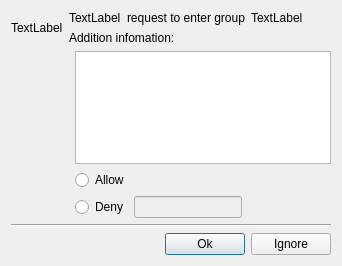
<?xml version="1.0" encoding="UTF-8"?>
<ui version="4.0">
 <class>QQGroupRequestDlg</class>
 <widget class="QDialog" name="QQGroupRequestDlg">
  <property name="geometry">
   <rect>
    <x>0</x>
    <y>0</y>
    <width>342</width>
    <height>266</height>
   </rect>
  </property>
  <property name="windowTitle">
   <string>Dialog</string>
  </property>
  <layout class="QVBoxLayout" name="verticalLayout_3">
   <item>
    <layout class="QHBoxLayout" name="horizontalLayout_2">
     <item>
      <widget class="QLabel" name="lbl_avatar_">
       <property name="text">
        <string>TextLabel</string>
       </property>
      </widget>
     </item>
     <item>
      <layout class="QVBoxLayout" name="verticalLayout">
       <item>
        <layout class="QHBoxLayout" name="horizontalLayout">
         <item>
          <widget class="QLabel" name="lbl_request_name_">
           <property name="text">
            <string>TextLabel</string>
           </property>
          </widget>
         </item>
         <item>
          <widget class="QLabel" name="label_3">
           <property name="text">
            <string>request to enter group</string>
           </property>
          </widget>
         </item>
         <item>
          <widget class="QLabel" name="lbl_group_name_">
           <property name="text">
            <string>TextLabel</string>
           </property>
          </widget>
         </item>
        </layout>
       </item>
       <item>
        <widget class="QLabel" name="label_5">
         <property name="text">
          <string>Addition infomation:</string>
         </property>
        </widget>
       </item>
      </layout>
     </item>
     <item>
      <spacer name="horizontalSpacer">
       <property name="orientation">
        <enum>Qt::Horizontal</enum>
       </property>
       <property name="sizeHint" stdset="0">
        <size>
         <width>40</width>
         <height>20</height>
        </size>
       </property>
      </spacer>
     </item>
    </layout>
   </item>
   <item>
    <layout class="QHBoxLayout" name="horizontalLayout_5">
     <item>
      <spacer name="horizontalSpacer_4">
       <property name="orientation">
        <enum>Qt::Horizontal</enum>
       </property>
       <property name="sizeHint" stdset="0">
        <size>
         <width>40</width>
         <height>20</height>
        </size>
       </property>
      </spacer>
     </item>
     <item>
      <layout class="QVBoxLayout" name="verticalLayout_2">
       <item>
        <widget class="QPlainTextEdit" name="pte_msg_"/>
       </item>
       <item>
        <widget class="QRadioButton" name="rb_allow_">
         <property name="text">
          <string>Allow</string>
         </property>
        </widget>
       </item>
       <item>
        <layout class="QHBoxLayout" name="horizontalLayout_3">
         <item>
          <widget class="QRadioButton" name="rb_deny_">
           <property name="text">
            <string>Deny</string>
           </property>
          </widget>
         </item>
         <item>
          <widget class="QLineEdit" name="le_deny_reason_">
           <property name="enabled">
            <bool>false</bool>
           </property>
          </widget>
         </item>
         <item>
          <spacer name="horizontalSpacer_3">
           <property name="orientation">
            <enum>Qt::Horizontal</enum>
           </property>
           <property name="sizeHint" stdset="0">
            <size>
             <width>40</width>
             <height>20</height>
            </size>
           </property>
          </spacer>
         </item>
        </layout>
       </item>
      </layout>
     </item>
    </layout>
   </item>
   <item>
    <widget class="Line" name="line">
     <property name="orientation">
      <enum>Qt::Horizontal</enum>
     </property>
    </widget>
   </item>
   <item>
    <layout class="QHBoxLayout" name="horizontalLayout_4">
     <item>
      <spacer name="horizontalSpacer_2">
       <property name="orientation">
        <enum>Qt::Horizontal</enum>
       </property>
       <property name="sizeHint" stdset="0">
        <size>
         <width>40</width>
         <height>20</height>
        </size>
       </property>
      </spacer>
     </item>
     <item>
      <widget class="QPushButton" name="pb_ok_">
       <property name="text">
        <string>Ok</string>
       </property>
      </widget>
     </item>
     <item>
      <widget class="QPushButton" name="pb_ignore_">
       <property name="text">
        <string>Ignore</string>
       </property>
      </widget>
     </item>
    </layout>
   </item>
  </layout>
 </widget>
 <resources/>
 <connections/>
</ui>
